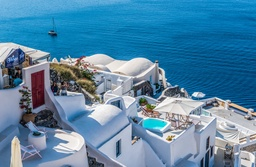
#> input picture Assignment1/santorini.jpeg, 256 x 167 px, shrunk from 3442 x 2250 before the run
$ python Part3.py
#> lines starting #> are read from the running program, lines starting #| are printed output that depends on the picture; after the words box and inside, x2 and y2 are one past the last pixel; in counts of white or black regions, pixels touching at a corner belong together
#import necessary libraries
import numpy as np
import cv2

# how to apply kernel for NxN neighbourhood
def applyKernel_bw(kernel, target):
    if (len(kernel) != len(target)) or (len(kernel[0]) != len(target[0])) :
        raise Exception("kernel matrix and target matrix are not the same size")

    res = [[kernel[i][j] * target[i][j] for i in range(len(kernel))] for j in range(len(kernel[0]))]
    sum = 0
    for i in range(len(res)):
        for j in range(len(res[0])):
            sum += res[i][j]

    #floor and ceiling of values before returning sum
    if sum > 255:
        sum = 255
    else:
        if sum < 0:
            sum = 0

    #round to an integer before returning
    return int(round(sum))

def neighborhood_bw(size, row, col):
    radius = int((size-1)/2)

    return [[bw_image[i][j] if  i >= 0 and i < width and j >= 0 and j < height else 0
                for j in range(col-1-radius, col+radius)]
                    for i in range(row-1-radius, row+radius)]

def part3a_horizontal():
    sobel = np.zeros([width, height], np.uint8)

    #Sobel filter for x axis
    # 1 0 -1
    # 2 0 -2
    # 1 0 -1
    sobel_x_kernel =[[1, 0, -1],
                     [2, 0, -2],
                     [1, 0, -1]
                    ]

    #apply kernel to the image
    for i in range(width):
        for j in range(height):
            sobel[i][j] = applyKernel_bw(sobel_x_kernel, neighborhood_bw(3, i, j))

    return sobel

def part3a_vertical():
    sobel = np.zeros([width, height], np.uint8)

    #Sobel filter for y axis
    # 1 2 1
    # 0 0 0
    # -1 -2 -1
    sobel_y_kernel =[[1, 2, 1],
                     [0, 0, 0],
                     [-1, -2, -1]
                    ]

    #apply kernel to the image
    for i in range(width):
        for j in range(height):
            sobel[i][j] = applyKernel_bw(sobel_y_kernel, neighborhood_bw(3,i,j))

    return sobel

# get the orientation -- actan(Gy/Gx)
def part3b():
    sobel_x = part3a_horizontal()
    sobel_y = part3a_vertical()

    res = np.zeros([len(sobel_x), len(sobel_x[0])])

    for i in range(len(sobel_x)):
        for j in range (len(sobel_x[0])):
            ori = np.round(np.arctan2(sobel_y[i][j], sobel_x[i][j]))
            if ori > 255:
                res[i][j] = 255
            else:
                if ori < 0:
                    res[i][j] = 0
                else:
                    res[i][j] = ori
    return res

#calculate the magnitude using -- (Gy^2 + Gx^2)^1/2
def part3c():
    sobel_x = part3a_horizontal()
    sobel_y = part3a_vertical()

    res = np.zeros([len(sobel_x), len(sobel_x[0])])

    for i in range(len(sobel_x)):
        for j in range (len(sobel_x[0])):
            mag = np.round(np.sqrt(sobel_x[i][j]**2 + sobel_y[i][j]**2))
            if mag > 255:
                res[i][j] = 255
            else:
                if mag < 0:
                    res[i][j] = 0
                else:
                    res[i][j] = mag

    return res

imagepath= "santorini.jpeg"
image = cv2.imread(imagepath)
#> image is the input picture: shape (167, 256, 3); mean B, G, R 165.8, 134.5, 85.4
bw_image = cv2.cvtColor(image, cv2.COLOR_BGR2GRAY)
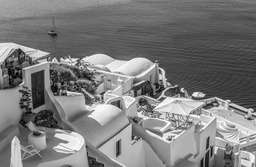
#> bw_image: shape (167, 256); min 0, max 255, mean 123.4
width = len(image)
#> width = 167
height = len(image[0])
#> height = 256

print("Hello welcome to COMP-6341 Assignment 1 by Iymen Abdella, Student ID: 40218280. February 1st 2022!", end="\n")

#Part3A
print("\n --------------------- Part 3 A ------------------------- \n", end="\n")
cv2.imshow("Part 3A: Sobel Operator w.r.t. X", part3a_horizontal())
#> the loop in part3a_horizontal, `for i in range(width):` made 167 passes
#> after the loop in part3a_horizontal, `for i in range(width):`:
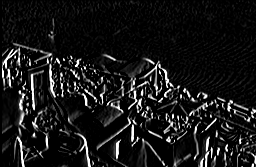
#> sobel: shape (167, 256); min 0, max 255, mean 23.6
cv2.waitKey(0)

cv2.imshow("Part 3A: Sobel Operator w.r.t. Y", part3a_vertical())
#> after the loop in part3a_vertical, `for i in range(width):`:
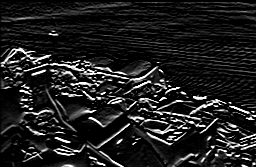
#> sobel: shape (167, 256); min 0, max 255, mean 31.8
cv2.waitKey(0)

#Part3B
print("\n --------------------- Part 3 B ------------------------- \n", end="\n")
cv2.imshow("Part 3B: Orientation Map", part3b())
#> after the loop in part3b, `for i in range(len(sobel_x)):`:
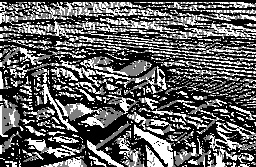
#> res: shape (167, 256) float64; min 0, max 2, mean 0.769; drawn with min black and max white
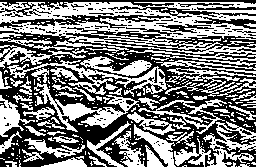
#> window 'Part 3B: Orientation Map': shape (167, 256); 49% white; 286 white regions (219 under 20 px), largest, box (x1, y1, x2, y2) and area: (0, 2, 256, 66) 6843, (7, 60, 167, 97) 1302, (34, 83, 140, 132) 1293
cv2.waitKey()

#Part3C
print("\n --------------------- Part 3 C ------------------------- \n", end="\n")
cv2.imshow("Part 3C: Gradient Magnitude", part3c())
#> after the loop in part3c, `for i in range(len(sobel_x)):`:
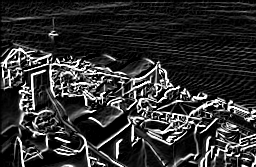
#> res: shape (167, 256) float64; min 0, max 255, mean 48.6
cv2.waitKey()

#Part3D
print("\n --------------------- Part 3 D ------------------------- \n", end="\n")
# get optional lower threshold from user
lowerThresh = 100;
if lowerThresh == 100:
    lowerThresh = int(input("Please provide a positive number as a LOWER threshold for Canny edge detection. Default is 100 (Ex: 120, 140, 180) and press **Enter** \n"))
#> the answer given: 100
    while lowerThresh <= 0 :
        lowerThresh = int(input("invalid threshold size!! Default is 100 (Ex: 120, 140, 180) and press **Enter** \n"))

# get optional upper threshold from user
upperThresh = 180;
if upperThresh == 180:
    upperThresh = int(input("Please provide a positive number as an UPPER threshold for Canny edge detection. Default is 180 (Ex: 120, 140, 180) and press **Enter** \n"))
#> the answer given: 100
    while upperThresh <= 0 :
        upperThresh = int(input("invalid threshold!! Default is 180 (Ex: 120, 140, 180) and press **Enter** \n"))

cv2.imshow("Part 3D: Canny Edge Detection", cv2.Canny(image, lowerThresh,upperThresh))
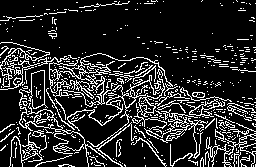
#> window 'Part 3D: Canny Edge Detection': shape (167, 256); 16.5% white in thin lines or dots
cv2.waitKey()

cv2.destroyAllWindows()

$ run again, with Assignment1/test-field.jpg copied over Assignment1/santorini.jpeg
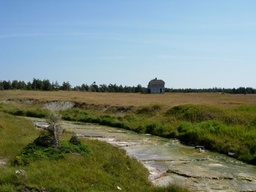
#> input picture Assignment1/test-field.jpg, 256 x 192 px, shrunk from 640 x 480 before the run
#> image is the input picture: shape (192, 256, 3); mean B, G, R 126.7, 136.7, 122
#> `bw_image = cv2.cvtColor(image, cv2.COLOR_BGR2GRAY)`:
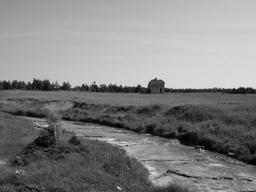
#> bw_image: shape (192, 256); min 0, max 232, mean 131.2
#> width = 192
#> height = 256
#> the loop in part3a_horizontal, `for i in range(width):` made 192 passes
#> `cv2.imshow("Part 3D: Canny Edge Detection", cv2.Canny(image, lowerThre..`:
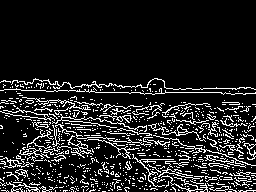
#> window 'Part 3D: Canny Edge Detection': shape (192, 256); 13% white in thin lines or dots, all inside (x1, y1, x2, y2) = (0, 78, 256, 192)
